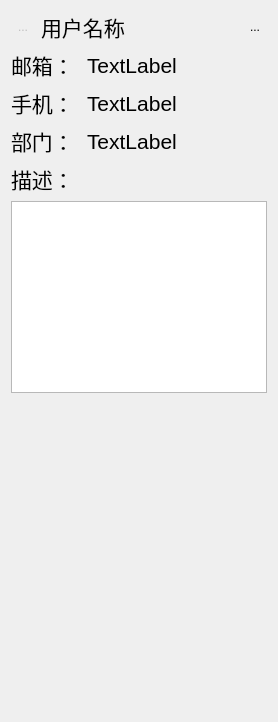
        <widget class="QWidget" name="page_9">
         <layout class="QVBoxLayout" name="verticalLayout_2">
          <item>
           <layout class="QHBoxLayout" name="horizontalLayout_18">
            <item>
             <widget class="QToolButton" name="IconBtn_2">
              <property name="enabled">
               <bool>false</bool>
              </property>
              <property name="text">
               <string>...</string>
              </property>
              <property name="icon">
               <iconset resource="res.qrc">
                <normaloff>:/owl</normaloff>:/owl</iconset>
              </property>
              <property name="iconSize">
               <size>
                <width>60</width>
                <height>60</height>
               </size>
              </property>
              <property name="autoRaise">
               <bool>true</bool>
              </property>
             </widget>
            </item>
            <item>
             <widget class="QLabel" name="adminNameLabel">
              <property name="font">
               <font>
                <pointsize>16</pointsize>
               </font>
              </property>
              <property name="text">
               <string>用户名称</string>
              </property>
             </widget>
            </item>
            <item>
             <spacer name="horizontalSpacer_18">
              <property name="orientation">
               <enum>Qt::Horizontal</enum>
              </property>
              <property name="sizeHint" stdset="0">
               <size>
                <width>40</width>
                <height>20</height>
               </size>
              </property>
             </spacer>
            </item>
            <item>
             <widget class="QToolButton" name="reviseBtn">
              <property name="sizePolicy">
               <sizepolicy hsizetype="Preferred" vsizetype="Preferred">
                <horstretch>0</horstretch>
                <verstretch>0</verstretch>
               </sizepolicy>
              </property>
              <property name="text">
               <string>...</string>
              </property>
              <property name="icon">
               <iconset resource="res.qrc">
                <normaloff>:/modify</normaloff>:/modify</iconset>
              </property>
              <property name="iconSize">
               <size>
                <width>60</width>
                <height>60</height>
               </size>
              </property>
              <property name="autoRaise">
               <bool>true</bool>
              </property>
             </widget>
            </item>
           </layout>
          </item>
          <item>
           <layout class="QHBoxLayout" name="horizontalLayout_19">
            <item>
             <widget class="QLabel" name="label_8">
              <property name="maximumSize">
               <size>
                <width>70</width>
                <height>16777215</height>
               </size>
              </property>
              <property name="font">
               <font>
                <pointsize>16</pointsize>
               </font>
              </property>
              <property name="text">
               <string>邮箱：</string>
              </property>
             </widget>
            </item>
            <item>
             <widget class="QLabel" name="adminEmailLabel">
              <property name="font">
               <font>
                <pointsize>16</pointsize>
               </font>
              </property>
              <property name="text">
               <string>TextLabel</string>
              </property>
             </widget>
            </item>
           </layout>
          </item>
          <item>
           <layout class="QHBoxLayout" name="horizontalLayout_20">
            <item>
             <widget class="QLabel" name="label_10">
              <property name="maximumSize">
               <size>
                <width>70</width>
                <height>16777215</height>
               </size>
              </property>
              <property name="font">
               <font>
                <pointsize>16</pointsize>
               </font>
              </property>
              <property name="text">
               <string>手机：</string>
              </property>
             </widget>
            </item>
            <item>
             <widget class="QLabel" name="adminPhoneLabel">
              <property name="font">
               <font>
                <pointsize>16</pointsize>
               </font>
              </property>
              <property name="text">
               <string>TextLabel</string>
              </property>
             </widget>
            </item>
           </layout>
          </item>
          <item>
           <layout class="QHBoxLayout" name="horizontalLayout_10">
            <item>
             <widget class="QLabel" name="label">
              <property name="maximumSize">
               <size>
                <width>70</width>
                <height>16777215</height>
               </size>
              </property>
              <property name="font">
               <font>
                <pointsize>16</pointsize>
               </font>
              </property>
              <property name="text">
               <string>部门：</string>
              </property>
             </widget>
            </item>
            <item>
             <widget class="QLabel" name="adminDepartLabel">
              <property name="font">
               <font>
                <pointsize>16</pointsize>
               </font>
              </property>
              <property name="text">
               <string>TextLabel</string>
              </property>
             </widget>
            </item>
           </layout>
          </item>
          <item>
           <layout class="QHBoxLayout" name="horizontalLayout_21">
            <item>
             <widget class="QLabel" name="label_12">
              <property name="maximumSize">
               <size>
                <width>70</width>
                <height>16777215</height>
               </size>
              </property>
              <property name="font">
               <font>
                <pointsize>16</pointsize>
               </font>
              </property>
              <property name="text">
               <string>描述：</string>
              </property>
             </widget>
            </item>
            <item>
             <spacer name="horizontalSpacer_9">
              <property name="orientation">
               <enum>Qt::Horizontal</enum>
              </property>
              <property name="sizeHint" stdset="0">
               <size>
                <width>40</width>
                <height>20</height>
               </size>
              </property>
             </spacer>
            </item>
           </layout>
          </item>
          <item>
           <widget class="QTextBrowser" name="adminDescBrow">
            <property name="font">
             <font>
              <pointsize>16</pointsize>
             </font>
            </property>
           </widget>
          </item>
          <item>
           <spacer name="verticalSpacer_2">
            <property name="orientation">
             <enum>Qt::Vertical</enum>
            </property>
            <property name="sizeHint" stdset="0">
             <size>
              <width>20</width>
              <height>318</height>
             </size>
            </property>
           </spacer>
          </item>
         </layout>
        </widget>
